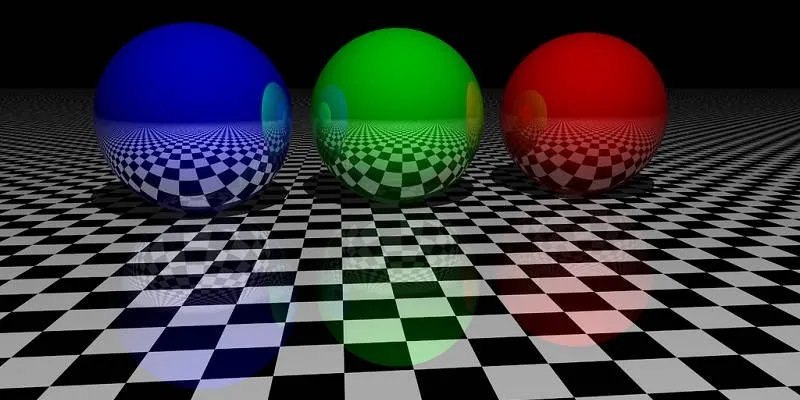
#> input picture ImageToDesmos/im.jpg, 800 x 400 px
$ python image_to_points.py
#> lines starting #> are read from the running program, lines starting #| are printed output that depends on the picture
from PIL import Image

# color palette
COLORS = ((0,0,0), (64, 64, 64), (150, 150, 150), (255,255,255),
          (0,0,255,), (64, 128, 255), (128, 255, 128), (64, 255, 64),
          (0,128,128), (0, 255, 255), (255, 0, 0), (255, 128, 128),
          (128,0,128), (255,64,255), (128,64,0), (255, 255, 0))

def main():
    data = ""
    for c in range(len(COLORS)):
        data += chr(65+c)+"=rgb("+str(COLORS[c][0])+","+str(COLORS[c][1])+","+str(COLORS[c][2])+")\n"

    point_lists = {}
    for c in COLORS:
        point_lists[c] = []

    # get image from source
    im = Image.open('im.jpg')
#> im is the input picture: PIL image 800x400 RGB; mean R, G, B 58.4, 59.3, 61.8
    im = im.resize((100,100))
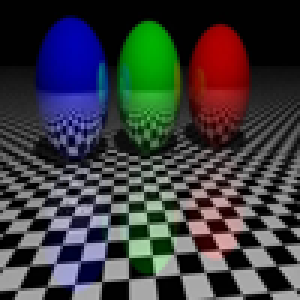
#> im: PIL image 100x100 RGB (shown 3 times larger); mean R, G, B 58.7, 59.6, 62
    # convert RGB to 16 color palette
    for x in range(im.width):
        for y in range(im.height):
            c = im.getpixel((x,y))
            r,g,b = c[0], c[1], c[2]
            dists = []

            for color in COLORS:
                dists.append(((r-color[0])**2 + (g-color[1])**2 + (b-color[2])**2)**(1/2))

            r_new, g_new, b_new = COLORS[dists.index(min(dists))]

            # convert pixel to limited palette
            c = (r_new, g_new, b_new)
            im.putpixel((x,y), c)
            point_lists[c].append((x,-y))

            # calculate per-channel error
            r_error = r - r_new
            g_error = g - g_new
            b_error = b - b_new

            # distribute error
            if x + 1 < im.width:
                t = im.getpixel((x+1, y))
                im.putpixel((x+1, y), ((t[0] + 7*r_error//16), (t[1] + 7*g_error//16), (t[2] + 7*b_error//16)))
            if x - 1 > 0 and y + 1 < im.height:
                t = im.getpixel((x-1, y+1))
                im.putpixel((x-1, y+1), ((t[0] + 3*r_error//16), (t[1] + 3*g_error//16), (t[2] + 3*b_error//16)))
            if y + 1 < im.height:
                t = im.getpixel((x, y+1))
                im.putpixel((x, y+1), ((t[0] + 5*r_error//16), (t[1] + 5*g_error//16), (t[2] + 5*b_error//16)))
            if x + 1 < im.width and y + 1 < im.height:
                t = im.getpixel((x+1, y+1))
                im.putpixel((x+1, y+1), ((t[0] + 1*r_error//16), (t[1] + 1*g_error//16), (t[2] + 1*b_error//16)))
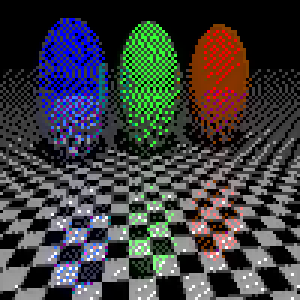
#> im: PIL image 100x100 RGB (shown 3 times larger); mean R, G, B 60.9, 61.6, 62.6

    for l in point_lists:
        data += str(point_lists[l])+'\n'

    # push data to file
    with open("desmos.txt", 'w') as script:
        script.write(data)

    im.show()


if __name__ == '__main__':
    main()
